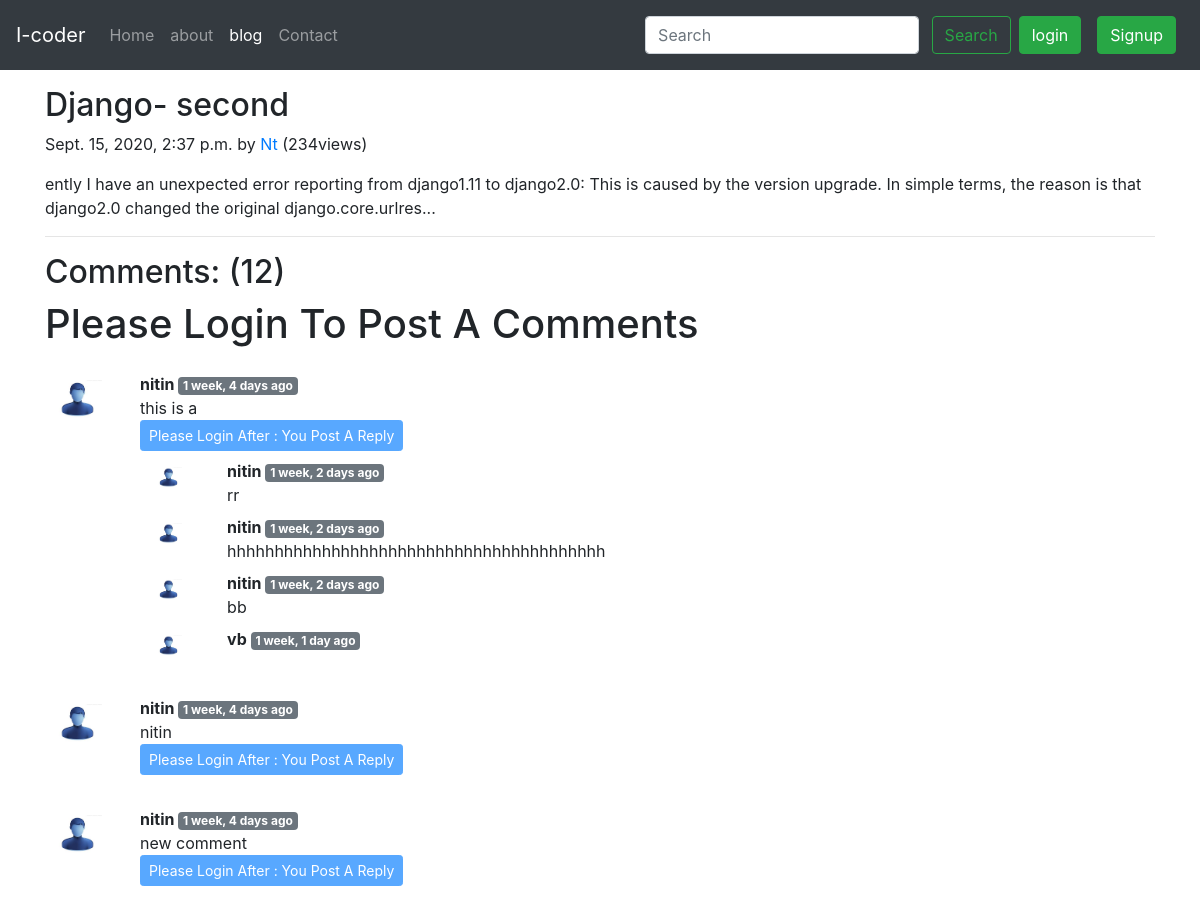
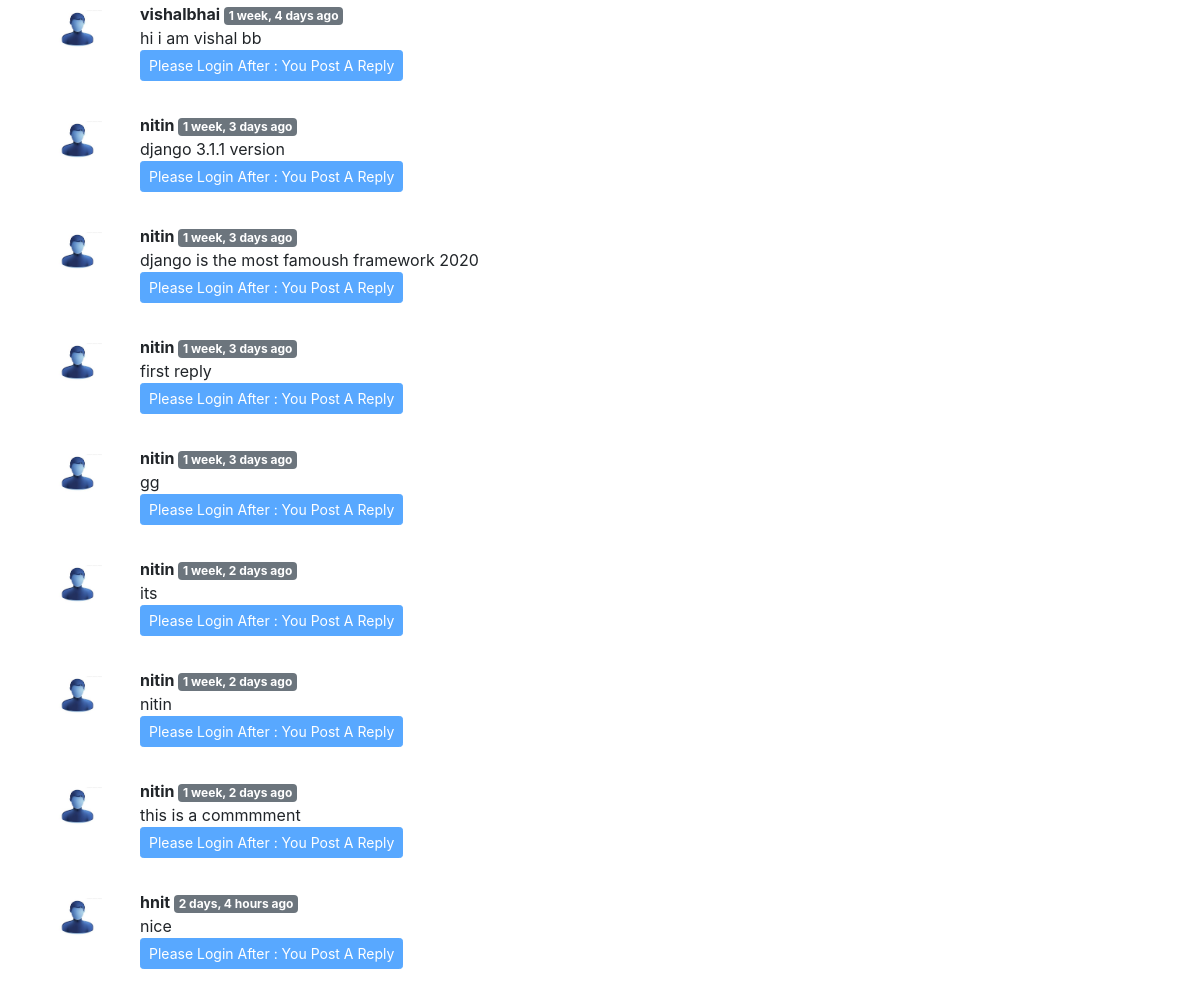
/blog/Django-second, run on the app's committed database (2 pictures, top to bottom).
### blog/models.py (models this page shows, shortened)
class Post(models.Model):
    sno = models.AutoField(primary_key=True)
    title = models.CharField(max_length=255)
    content = models.TextField()
    author = models.CharField(max_length=20)
    slug = models.CharField(max_length=220)
    timeStamp = models.DateTimeField(blank=True)

class BlogComment(models.Model):
    sno = models.AutoField(primary_key=True)
    comment = models.TextField()
    user = models.ForeignKey(User, on_delete=models.CASCADE)
    post = models.ForeignKey(Post, on_delete=models.CASCADE)
    parent = models.ForeignKey('self', on_delete=models.CASCADE, null=True)
    timestamp = models.DateTimeField(default=now)

### blog/views.py (the view)
# urls.py: path('<str:slug>', views.blogPost, name='blogPost')
def blogPost(request , slug):
    post = Post.objects.filter(slug=slug).first()
    comments = BlogComment.objects.filter(post=post, parent=None)
    replies = BlogComment.objects.filter(post=post).exclude(parent=None)
    replyDict = {}
    for reply in replies:
        if reply.parent.sno not in replyDict.keys():
            replyDict[reply.parent.sno] = [reply]
        else:
            replyDict[reply.parent.sno].append(reply)
    context = {'post':post, 'comments':comments, 'user':request.user, 'replyDict':replyDict}
    return render(request,'blog/blogPost.html',context)

### blog/templatetags/extras.py (called while the page is built)
@register.filter(name='get_val')
def get_val(dict, key):
    return dict.get(key)

### templates/blog/blogPost.html (shortened to what this page needs)
{% extends 'base.html' %}
{% block blogactive %}active {% endblock blogactive %}
{% block body %}
{% load humanize %}
{% load extras %}
<div class="container my-3">
    <h2 class="blog-post-title">{{post.title}}</h2>
    <p class="blog-post-meta">{{post.timeStamp}} by <a href="/about">{{post.author}}</a> <span>(234views)</span></p>
    <p>{{post.content|safe}}</p>
    <hr>
</div>
<div class="container">
    <h2 class="text-capitalize ">comments: ({{comments.count}})</h2>
    <div class="my-2">
        {% if  user.is_authenticated %}
        {% comment %} #user are logged in so comments here {% endcomment %}
        <form action="/blog/postComment" method="post">
            {% csrf_token %}
            <div class="form-group">
                <label for="comment">Post Comments here..</label>
                <input type="text" class="form-control" id="comment" name="comment" aria-describedby="comment"
                    placeholder="Enter Comments Here..">
            </div>
            <input type="hidden" name="postSno" value="{{post.sno}}">
            <input type="hidden" name="parentSno">
            <button type="submit" class="btn btn-primary">Submit</button>
        </form>
        {% else %}
        <h1>Please Login To Post A Comments</h1>
        {% endif %}
    </div>
    {% for comment in comments %}
    <div class="row my-4">
        <div class="col-md-1">
            <img class="rounded mx-auto d-block w-100 p-2 " src="/static/img/1.jpg" alt="nitin">
        </div>
        <div class="col-md-11 ">
            <b> {{comment.user.username}} </b> <span class="badge badge-secondary">
                {{comment.timestamp |naturaltime}}</span>
            <div> {{comment.comment}} </div>
            <div class="reply mx:0">
                {% if  user.is_authenticated %}
                {% comment %} reply ? {% endcomment %}
                <button class="btn btn-primary btn-sm mt-2" type="button" data-toggle="collapse"
                    data-target="#replyBox{{comment.sno}}" aria-expanded="false"
                    aria-controls="replyBox{{comment.sno}}">
                    Reply
                </button>
                </p>
                <div class="collapse" id="replyBox{{comment.sno}}">
                    <div class="card card-body my-2">
                        <form action="/blog/postComment" method="post">
                            {% csrf_token %}
                            <div class="form-group">
                                <label for="comment">Post a Reply Here..</label>
                                <input type="text" class="form-control" id="comment" name="comment"
                                    aria-describedby="comment" placeholder="Enter Reply Here..">
                                <input type="hidden" name="parentSno" value="{{comment.sno}}">
                            </div>
                            <input type="hidden" name="postSno" value="{{post.sno}}">
                            <button type="submit" class="btn btn-primary">Submit</button>
                        </form>
                    </div>
                </div>
                {% else %}
                <button class="btn btn-primary btn-sm " type="button" data-toggle="collapse"
                    data-target="#replyBox{{comment.sno}}" aria-expanded="false" aria-controls="replyBox{{comment.sno}}"
                    disabled>
                    Please Login After : You Post A Reply
                </button>
                {% endif %}
                <div class="replies my-2">
                    {% for reply in replyDict|get_val:comment.sno %}
                    <div class="row my-2">
                        <div class="col-md-1 col-11">
                            <img class="rounded mx-auto d-block w-75 p-2" src="/static/img/1.jpg" alt="nitin">
                        </div>
                        <div class="col-md-11 col-1">
                            <b> {{reply.user.username}} </b> <span class="badge badge-secondary">
                                {{reply.timestamp |naturaltime}}</span>
                            <div> {{reply.comment}} </div>
                        </div>
                        <br>
                    </div>
                    {% endfor %}
                </div>
            </div>
        </div>
    </div>
    {% endfor %}
</div>
{% endblock body %}

### templates/base.html (shortened to what this page needs)
<!doctype html>
<html lang="en">
<head>
  <link rel="stylesheet" href="https://maxcdn.bootstrapcdn.com/bootstrap/4.0.0/css/bootstrap.min.css"
>
</head>
<body>
  <nav class="navbar navbar-expand-lg navbar-dark bg-dark sticky-top ">
    <a class="navbar-brand" href="/">I-coder</a>
    <div class="collapse navbar-collapse" id="navbarSupportedContent">
      <ul class="navbar-nav mr-auto">
        <li class="nav-item {% block homeactive %} {% endblock homeactive %}">
          <a class="nav-link" href="/">Home <span class="sr-only">(current)</span></a>
        </li>
        <li class="nav-item {% block aboutactive %} {% endblock aboutactive %}">
          <a class="nav-link" href="/about">about</a>
        </li>
        <li class="nav-item {% block blogactive %} {% endblock blogactive %}">
          <a class="nav-link" href="/blog">blog</a>
        </li>
        <li class="nav-item {% block contactactive %} {% endblock contactactive %}">
          <a class="nav-link" href="/contact">Contact</a>
        </li>
      </ul>
      <div class="ml-auto form-inline">
        <form method="get" action="/search" class=" my-2 ml-4 my-lg-0">
          <input class="form-control mr-sm-2" type="search" placeholder="Search" aria-label="Search" id="query"
            name="query">
          <button class="btn btn-outline-success my-2 my-sm-0" type="submit">Search</button>
        </form>
        {% if user.is_authenticated %}
        <ul class="navbar-nav mr-2">
          <li class="nav-item dropdown ">
            <a class="nav-link dropdown-toggle" href="#" id="navbarDropdown" role="button" data-toggle="dropdown"
              aria-haspopup="true" aria-expanded="false">
              Welcome {{request.user}}
            </a>
            <div class="dropdown-menu" aria-labelledby="navbarDropdown">
              <a class="dropdown-item" href="/logout">logout</a>
            </div>
          </li>
        </ul>
        {% else %}
        <button type="button" class="btn btn-success m-2" data-toggle="modal" data-target="#loginModalTitle">
          login
        </button>
        <button type="button" class="btn btn-success m-2" data-toggle="modal" data-target="#signupModalTitle">
          Signup
        </button>
        {% endif %}
      </div>
    </div>
  </nav>
  {% block body %}
  {% endblock body %}
</body>
</html>

### data on the page
Post: title "Django- second", timeStamp "Sept. 15, 2020, 2:37 p.m.", author "Nt", content "ently I have an unexpected error reporting from django1.11 to django2.0: This is caused by the version upgrade. In simple terms, the reason is that django2.0 changed the original django.core.urlres..."
BlogComment: user.username "nitin", timestamp "1 week, 4 days ago", comment "this is a"
BlogComment: user.username "nitin", timestamp "1 week, 2 days ago", comment "rr"
BlogComment: user.username "nitin", timestamp "1 week, 2 days ago", comment "hhhhhhhhhhhhhhhhhhhhhhhhhhhhhhhhhhhhhhhh"
BlogComment: user.username "nitin", timestamp "1 week, 2 days ago", comment "bb"
BlogComment: user.username "vb", timestamp "1 week, 1 day ago"
BlogComment: user.username "nitin", timestamp "1 week, 4 days ago", comment "nitin"
BlogComment: user.username "nitin", timestamp "1 week, 4 days ago", comment "new comment"
BlogComment: user.username "vishalbhai", timestamp "1 week, 4 days ago", comment "hi i am vishal bb"
BlogComment: user.username "nitin", timestamp "1 week, 3 days ago", comment "django 3.1.1 version"
BlogComment: user.username "nitin", timestamp "1 week, 3 days ago", comment "django is the most famoush framework 2020"
BlogComment: user.username "nitin", timestamp "1 week, 3 days ago", comment "first reply"
BlogComment: user.username "nitin", timestamp "1 week, 3 days ago", comment "gg"
BlogComment: user.username "nitin", timestamp "1 week, 2 days ago", comment "its"
BlogComment: user.username "nitin", timestamp "1 week, 2 days ago", comment "nitin"
BlogComment: user.username "nitin", timestamp "1 week, 2 days ago", comment "this is a commmment"
BlogComment: user.username "hnit", timestamp "2 days, 4 hours ago", comment "nice"

### other printed values
{{ comments.count }} "12"
